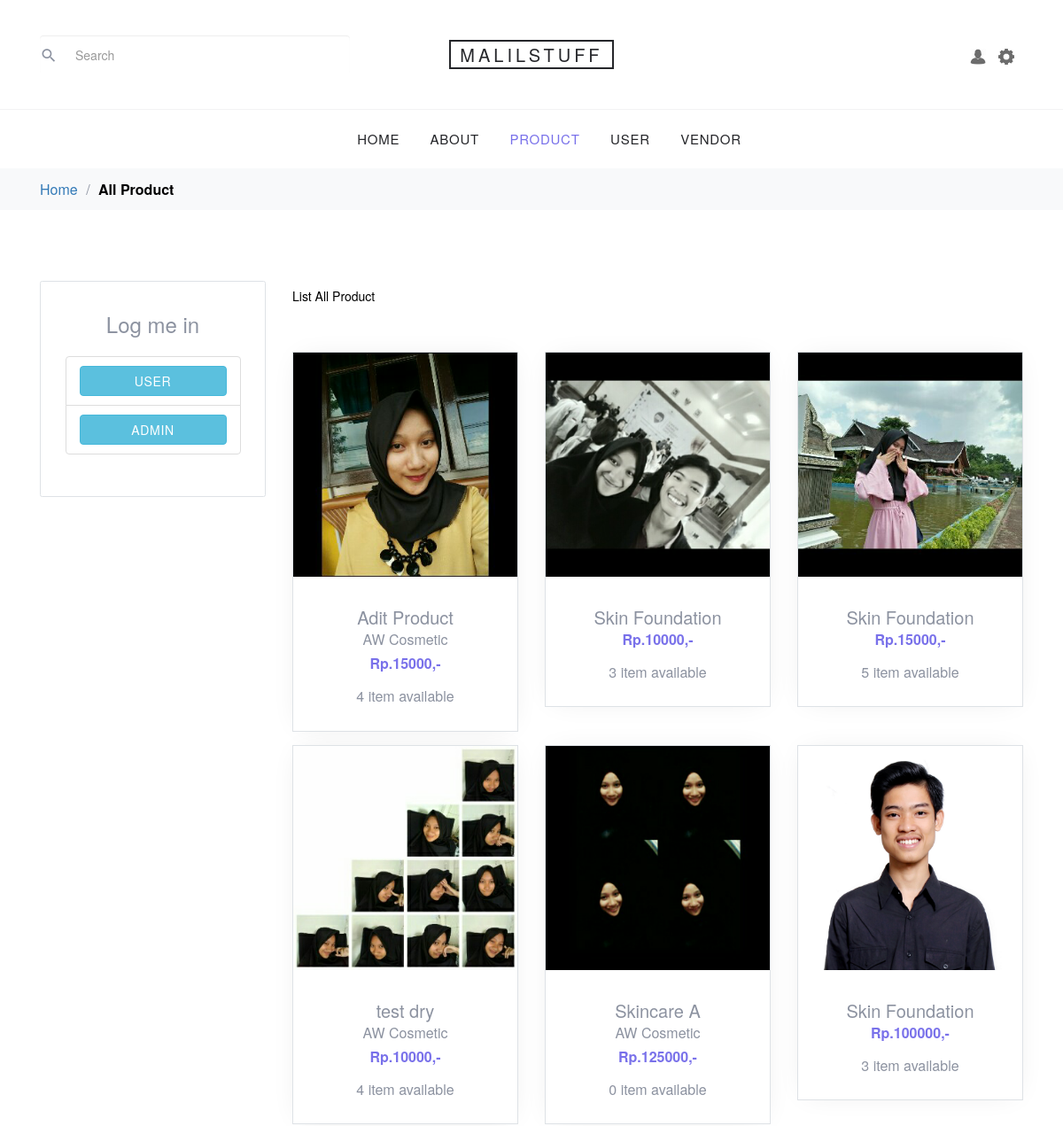
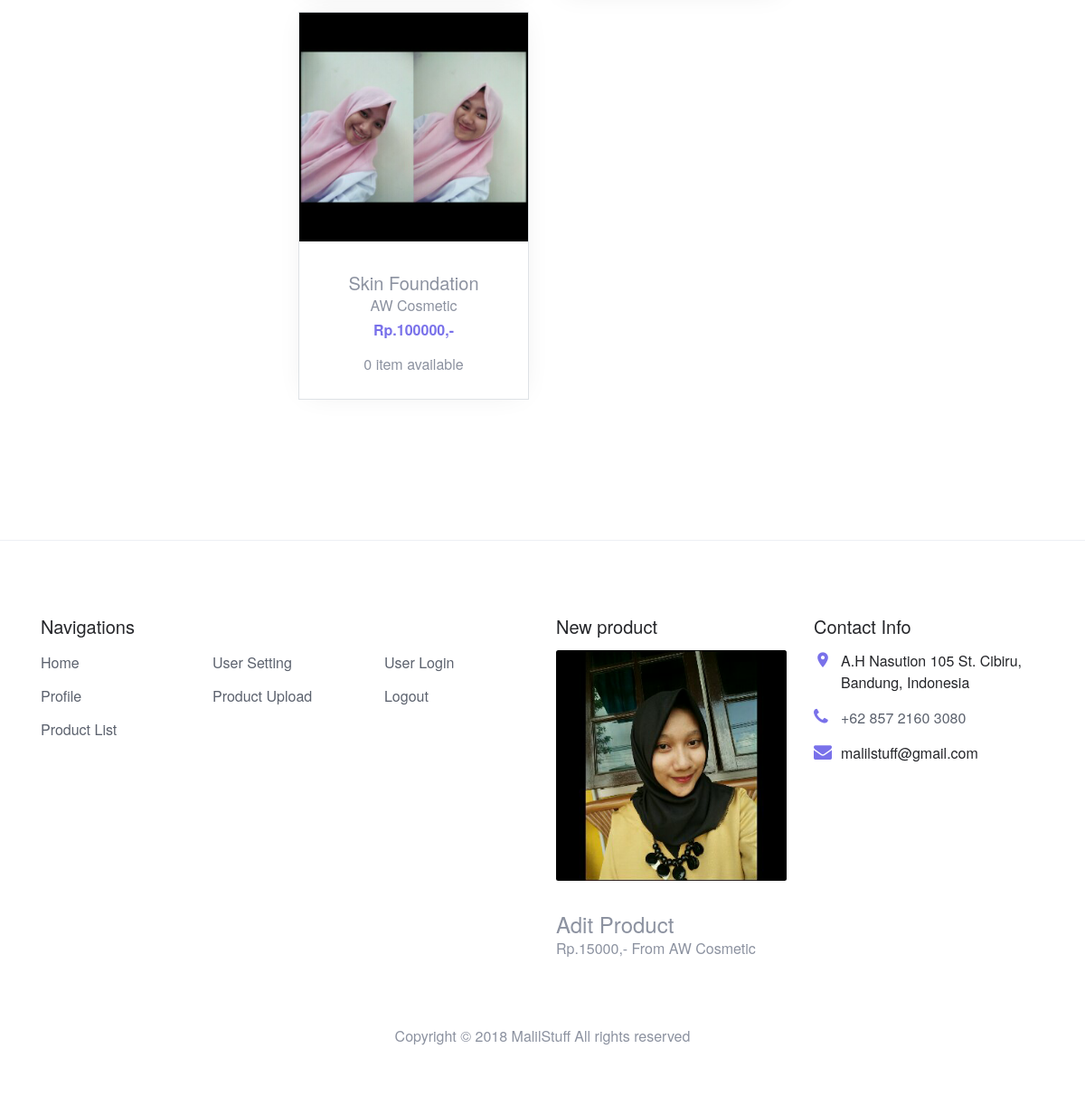
The page /product.php on the database its author committed (2 pictures, top to bottom).
### tables this page shows
CREATE TABLE `product` (
  `id` int(11) NOT NULL,
  `image` varchar(255) NOT NULL,
  `productname` varchar(200) NOT NULL,
  `vendor_id` int(11) NOT NULL,
  `vendorname` varchar(100) NOT NULL,
  `stock` int(11) NOT NULL,
  `price` int(11) NOT NULL,
  `promovalue` int(11) NOT NULL,
  `description` varchar(500) DEFAULT NULL,
  `efficacy` varchar(50) NOT NULL,
  `phone` bigint(15) NOT NULL,
  `dt` datetime NOT NULL
);

### product.php (the view, shortened to what this page needs)
<!DOCTYPE html>
<html lang="en">
  <head>
    <link rel="stylesheet" href="fonts/icomoon/style.css">
    <link rel="stylesheet" href="css/bootstrap.min.css">
    <link rel="stylesheet" href="css/magnific-popup.css">
    <link rel="stylesheet" href="css/jquery-ui.css">
    <link rel="stylesheet" href="css/owl.carousel.min.css">
    <link rel="stylesheet" href="css/owl.theme.default.min.css">
    <link rel="stylesheet" href="css/aos.css">
    <link rel="stylesheet" href="css/style.css">
  </head>
  <body>
  <div class="site-wrap">
    <header class="site-navbar" role="banner">
      <div class="site-navbar-top">
        <div class="container">
          <div class="row align-items-center">
          <div class="col-6 col-md-4 order-2 order-md-1 site-search-icon text-left">
              <form action="product-search.php"  method="post" class="site-block-top-search">
                <span class="icon icon-search2"></span>
                <input type="text" name="search" class="form-control border-0" placeholder="Search">
              </form>
            </div>
            <div class="col-12 mb-3 mb-md-0 col-md-4 order-1 order-md-2 text-center">
              <div class="site-logo">
                <a href="index.php" class="js-logo-clone">Malilstuff</a>
              </div>
            </div>
            <div class="col-6 col-md-4 order-3 order-md-3 text-right">
              <div class="site-top-icons">
                <ul>
                  <li>
                    <a href="user-profile.php" class="site-cart">
                     <img src="images/user.png" width=18>
                    </a>
                  </li>
                  <li>
                    <a href="user-setting.php" class="site-cart">
                     <img src="images/setting.png" width=18>
                    </a>
                  </li>
                </ul>
              </div>
            </div>
          </div>
        </div>
      </div>
      <nav class="site-navigation text-right text-md-center" role="navigation">
        <div class="container">
        <ul class="site-menu js-clone-nav d-none d-md-block">
            <li>
              <a href="index.php">Home</a>
            </li>
            <li>
              <a href="about.php">About</a>
            </li>
            <li class="active"><a href="product.php">product</a></li>
            <li><a href="user-profile.php">User</a></li>
            <li><a href="vendor-profile.php">Vendor</a></li>
          </ul>
        </div>
      </nav>
    </header>
    <div class="bg-light py-3">
      <div class="container">
        <div class="row">
          <div class="col-md-12 mb-0"><a href="index.php">Home</a><span class="mx-2 mb-0"> /</span> <strong class="text-black">All Product</strong></div>
        </div>
      </div>
    </div>
    <div class="site-section">
      <div class="container">
        <div class="row mb-5">
          <div class="col-md-9 order-2">
            <div class="row">
              <div class="col-md-12 mb-5">
                <div class="float-md-left mb-4"><h2 class="text-black h5">List All Product</h2></div>
              </div>
            </div>
            <div class="row mb-5">
              <?php
                    $link = mysqli_connect("localhost", "root", "", "malilstuff");
                    $result = mysqli_query($link, "select * from product order by promovalue DESC");
                      while ($row = mysqli_fetch_array($result,MYSQLI_ASSOC)) {
              ?>
              <div class="col-sm-6 col-lg-4 mb-4" data-aos="fade-up">
                <div class="block-4 text-center border">
                  <figure class="block-4-image">
                    <img src="product/<?php echo $row["image"]; ?>" alt="Image" alt="Image placeholder" class="img-fluid">
                  </figure>
                  <div class="block-4-text p-4">
                    <h3><?php echo $row["productname"]; ?></h3>
                    <p class="mb-0"><?php echo $row["vendorname"]; ?></p>
                    <p class="text-primary font-weight-bold">Rp.<?php echo $row["price"]; ?>,-</p>
                    <p><font size="3"><?php echo $row["stock"]; ?> item available</font></p>
                  </div>
                </div>
              </div>
              <?php } ?>
            </div>
          </div>
          <div class="col-md-3 order-1 mb-5 mb-md-0">
            <div class="border p-4 rounded mb-4">
              <center><h3>Log me in</h3></center>
            <div class="card-body text-center">
            <ul class="list-group">
            <li class="list-group-item"><button type="button" class="btn btn-info btn-block"><a href="user-login.php"><font color="white">User</font></a></button>
                    </li>
                    <li class="list-group-item"><button type="button" class="btn btn-info btn-block"><a href="admin-login.php"><font color="white">Admin</font></a></button>
                    </li>
                      </ul>
                  </div>
            </div>
          </div>
        </div>
      </div>
    </div>
    <footer class="site-footer border-top">
      <div class="container">
        <div class="row">
          <div class="col-lg-6 mb-5 mb-lg-0">
            <div class="row">
              <div class="col-md-12">
                <h3 class="footer-heading mb-4">Navigations</h3>
              </div>
              <div class="col-md-6 col-lg-4">
                <ul class="list-unstyled">
                  <li><a href="index.php">Home</a></li>
                  <li><a href="vendor-profile.php">Profile</a></li>
                  <li><a href="product-view-all.php">Product List</a></li>
                </ul>
              </div>
              <div class="col-md-6 col-lg-4">
                <ul class="list-unstyled">
                  <li><a href="vendor-setting.php">User Setting</a></li>
                  <li><a href="vendor-profile.php">Product Upload</a></li>
                </ul>
              </div>
              <div class="col-md-6 col-lg-4">
                <ul class="list-unstyled">
                  <li><a href="user-login.php">User Login</a></li>
                  <li><a href="vendor-logout.php" onclick="return confirm('Are you sure? Want to Logout')">Logout</a></li>
                </ul>
              </div>
            </div>
          </div>
          <?php
            $link = mysqli_connect("localhost", "root", "", "malilstuff");
            $result = mysqli_query($link, "select * from product order by dt DESC limit 1");
            while ($prod = mysqli_fetch_array($result,MYSQLI_ASSOC)) {
          ?>
          <div class="col-md-6 col-lg-3 mb-4 mb-lg-0">
            <h3 class="footer-heading mb-4">New product</h3>
              <img src="product/<?php echo $prod["image"];?>" alt="Image placeholder" class="img-fluid rounded mb-4">
              <h3 class="font-weight-light  mb-0"><?php echo $prod["productname"];?></h3>
              <p>Rp.<?php echo $prod["price"];?>,- From <?php echo $prod["vendorname"];?></p>
          </div>
          <?php } ?>
          <div class="col-md-6 col-lg-3">
            <div class="block-5 mb-5">
              <h3 class="footer-heading mb-4">Contact Info</h3>
              <ul class="list-unstyled">
                <li class="address">A.H Nasution 105 St. Cibiru, Bandung, Indonesia</li>
                <li class="phone"><a href="tel://23923929210">+62 857 2160 3080</a></li>
                <li class="email">malilstuff@gmail.com</li>
              </ul>
            </div>
          </div>
        </div>
        <div class="row pt-5 mt-5 text-center">
          <div class="col-md-12">
            <p>
            Copyright &copy; <script data-cfasync="false" src="/cdn-cgi/scripts/5c5dd728/cloudflare-static/email-decode.min.js"></script><script>document.write(new Date().getFullYear());</script> MalilStuff All rights reserved
            </p>
          </div>
        </div>
      </div>
    </footer>
  </div>
  </body>
</html>

### css/style.css (style rules this page uses)
body { line-height: 1.7; color: #8c92a0; font-weight: 300; font-size: 16px; }
a { -webkit-transition: .3s all ease; -o-transition: .3s all ease; transition: .3s all ease; }
.text-black { color: #000; }
.site-wrap:before { -webkit-transition: .3s all ease-in-out; -o-transition: .3s all ease-in-out; transition: .3s all ease-in-out; background: rgba(0, 0, 0, 0.6); content: ""; position: absolute; z-index: 2000; top: 0; left: 0; right: 0; bottom: 0; opacity: 0; visibility: hidden; }
.btn { text-transform: uppercase; position: relative; -webkit-transition: 0.2s all ease-in-out !important; -o-transition: 0.2s all ease-in-out !important; transition: 0.2s all ease-in-out !important; top: 0; letter-spacing: .05em; }
.form-control { height: 43px; }
.site-section { padding: 2.5em 0; }
@media (min-width: 768px) { .site-section { padding: 5em 0; } }
.border-top { border-top: 1px solid #edf0f5 !important; }
.site-footer { padding: 4em 0; }
.site-footer ul li { margin-bottom: 10px; }
.site-footer ul li a { color: #5c626e; }
.site-footer .footer-heading { font-size: 20px; color: #25262a; }
.site-navbar { background: #fff; margin-bottom: 0px; z-index: 1999; position: relative; }
.site-navbar .site-navbar-top { border-bottom: 1px solid #f3f3f4; padding-top: 20px; padding-bottom: 20px; margin-bottom: 0px; }
@media (min-width: 768px) { .site-navbar .site-navbar-top { padding-top: 40px; padding-bottom: 40px; } }
.site-navbar .site-logo a { text-transform: uppercase; color: #25262a; letter-spacing: .2em; font-size: 20px; padding-left: 10px; padding-right: 10px; border: 2px solid #25262a; }
.site-navbar a { color: #868995; }
.site-navbar .icon { font-size: 20px; }
.site-navbar .site-top-icons ul, .site-navbar .site-top-icons ul li { padding: 0; margin: 0; list-style: none; }
.site-navbar .site-top-icons ul li { display: inline-block; }
.site-navbar .site-top-icons ul li a { margin-right: 10px; }
.site-navbar .site-top-icons ul li a.site-cart { display: block; position: relative; }
.site-navbar .site-top-icons ul li:last-child a { padding-right: 0; }
.site-navbar .site-navigation .site-menu { margin-bottom: 0; }
.site-navbar .site-navigation .site-menu .active > a { color: #7971ea; }
.site-navbar .site-navigation .site-menu a { text-decoration: none !important; font-size: 15px; display: inline-block; }
.site-navbar .site-navigation .site-menu > li { display: inline-block; padding: 10px 5px; }
.site-navbar .site-navigation .site-menu > li > a { padding: 10px 10px; text-transform: uppercase; letter-spacing: .05em; color: #25262a; font-size: 15px; text-decoration: none !important; }
.site-mobile-menu .site-mobile-menu-header .site-mobile-menu-logo a { display: inline-block; text-transform: uppercase; color: #25262a; letter-spacing: .2em; font-size: 20px; padding-left: 10px; padding-right: 10px; border: 2px solid #25262a; }
.site-mobile-menu .site-nav-wrap { padding: 0; margin: 0; list-style: none; position: relative; }
.site-mobile-menu .site-nav-wrap a { padding: 10px 20px; display: block; position: relative; color: #212529; }
.site-mobile-menu .site-nav-wrap li { position: relative; display: block; }
.site-mobile-menu .site-nav-wrap li.active > a { color: #7971ea; }
.site-mobile-menu .site-nav-wrap > li { display: block; position: relative; float: left; width: 100%; }
.site-mobile-menu .site-nav-wrap > li > a { padding-left: 20px; font-size: 20px; }
.block-4 { -webkit-box-shadow: 0 0 30px -10px rgba(0, 0, 0, 0.1); box-shadow: 0 0 30px -10px rgba(0, 0, 0, 0.1); background: #fff; }
.block-4 .block-4-text h3 { font-size: 20px; margin-bottom: 0; }
.block-5 ul, .block-5 ul li { list-style: none; padding: 0; margin: 0; line-height: 1.5; }
.block-5 ul li { padding-left: 30px; position: relative; margin-bottom: 15px; color: #25262a; }
.block-5 ul li:before { top: 0; font-family: "icomoon"; content: ""; position: absolute; left: 0; font-size: 20px; line-height: 1; color: #7971ea; }
.block-5 ul li.address:before { content: "\e8b4"; }
.block-5 ul li.email:before { content: "\f0e0"; }
.block-5 ul li.phone:before { content: "\f095"; }
.site-block-top-search { position: relative; }
.site-block-top-search .icon { position: absolute; left: 0; top: 50%; -webkit-transform: translateY(-50%); -ms-transform: translateY(-50%); transform: translateY(-50%); }
.site-block-top-search input { padding-left: 40px; -webkit-transition: .3s all ease-in-out; -o-transition: .3s all ease-in-out; transition: .3s all ease-in-out; }

### rows shown on the page
product: image (picture), productname "Adit Product", vendorname "AW Cosmetic", price "15000", stock "4"
product: image (picture), productname "Skin Foundation", price "10000", stock "3"
product: image (picture), productname "Skin Foundation", price "15000", stock "5"
product: image (picture), productname "test dry", vendorname "AW Cosmetic", price "10000", stock "4"
product: image (picture), productname "Skincare A", vendorname "AW Cosmetic", price "125000", stock "0"
product: image (picture), productname "Skin Foundation", price "100000", stock "3"
product: image (picture), productname "Skin Foundation", vendorname "AW Cosmetic", price "100000", stock "0"
